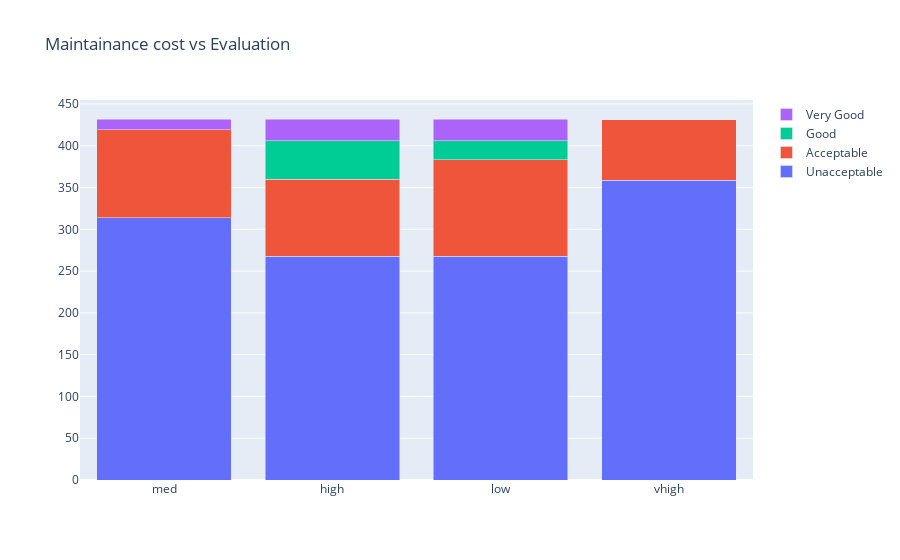

Notebook code for this chart:
### Code cell
data = [
    go.Bar(
        x=a[0].index, # assign x as the dataframe column 'x'
        y=mc['unacc'],
        name='Unacceptable'
    ),
    go.Bar(
        x=a[0].index,
        y=mc['acc'],
        name='Acceptable'
    ),
    go.Bar(
        x=a[0].index,
        y=mc['good'],
        name='Good'
    ),
    go.Bar(
        x=a[0].index,
        y=mc['vgood'],
        name='Very Good'
    )

]

layout = go.Layout(
    barmode='stack',
    title='Maintainance cost vs Evaluation'
)

fig = go.Figure(data=data, layout=layout)
py.iplot(fig, filename='cars_donut')

### Figure 1 — Plotly figure (JSON) as saved in the notebook; plotly's stock layout.template omitted (floating-point values rounded to 4 significant figures)
{"data": [{"name": "Unacceptable", "type": "bar", "x": ["med", "high", "low", "vhigh"], "y": [314, 268, 268, 359]}, {"name": "Acceptable", "type": "bar", "x": ["med", "high", "low", "vhigh"], "y": [105, 92, 115, 72]}, {"name": "Good", "type": "bar", "x": ["med", "high", "low", "vhigh"], "y": [0, 46, 23, 0]}, {"name": "Very Good", "type": "bar", "x": ["med", "high", "low", "vhigh"], "y": [13, 26, 26, 0]}], "layout": {"barmode": "stack", "title": {"text": "Maintainance cost vs Evaluation"}}}
